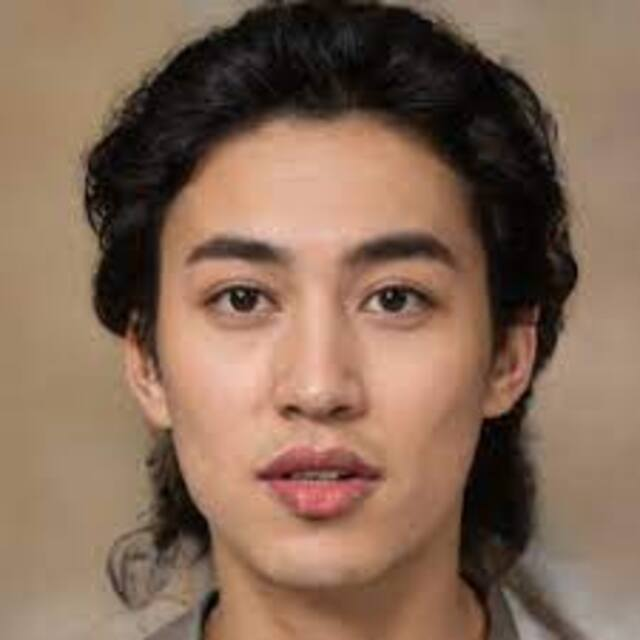
#> input picture Computer-Vision/week2/img/male.jpg, 640 x 640 px
$ python index21.py
#> lines starting #> are read from the running program, lines starting #| are printed output that depends on the picture
import cv2
import numpy as np,sys
A = cv2.imread('img/male.jpg')
#> A is the input picture: shape (640, 640, 3); mean B, G, R 86.7, 105.6, 133.5
B = cv2.imread('img/female.jpg')
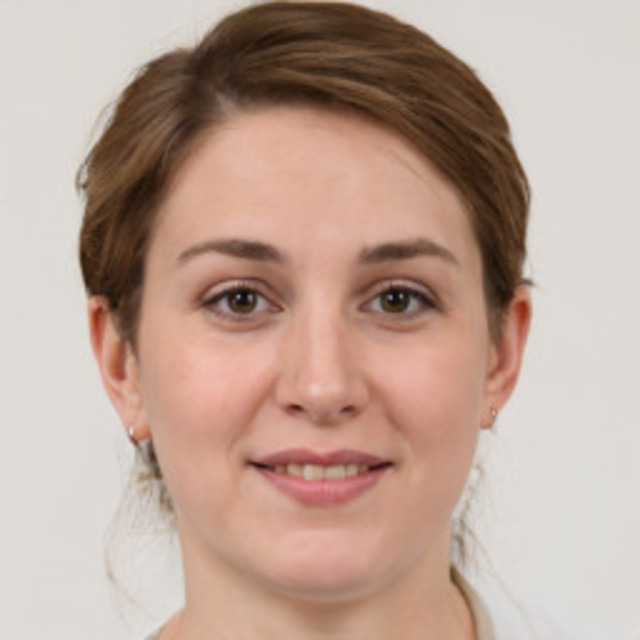
#> input picture Computer-Vision/week2/img/female.jpg, 640 x 640 px
#> B is the input picture: shape (640, 640, 3); mean B, G, R 151.9, 164.5, 189.4
# generate Gaussian pyramid for A
G = A.copy()
gpA = [G]
for i in range(6):
    G = cv2.pyrDown(G)
    gpA.append(G)
#> this loop made 6 passes
#> pass 3, `G = cv2.pyrDown(G)`:
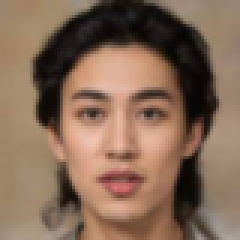
#> G: shape (80, 80, 3) (shown 3 times larger); mean B, G, R 86.6, 105.6, 133.4
#> after the loop, gpA = 7 items
# generate Gaussian pyramid for B
G = B.copy()
gpB = [G]
for i in range(6):
    G = cv2.pyrDown(G)
    gpB.append(G)
#> this loop made 6 passes
#> pass 3, `G = cv2.pyrDown(G)`:
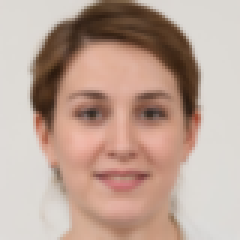
#> G: shape (80, 80, 3) (shown 3 times larger); mean B, G, R 152, 164.6, 189.4
#> after the loop, gpB = 7 items
# generate Laplacian Pyramid for A
lpA = [gpA[5]]
for i in range(5,0,-1):
    GE = cv2.pyrUp(gpA[i])
    L = cv2.subtract(gpA[i-1],GE)
    lpA.append(L)
#> after the loop, lpA = 6 items
# generate Laplacian Pyramid for B
lpB = [gpB[5]]
for i in range(5,0,-1):
    GE = cv2.pyrUp(gpB[i])
    L = cv2.subtract(gpB[i-1],GE)
    lpB.append(L)
#> this loop made 5 passes
#> pass 2, `L = cv2.subtract(gpB[i-1],GE)`:
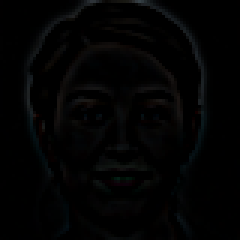
#> L: shape (80, 80, 3) (shown 3 times larger); mean of channels 0, 1, 2 2.9, 2.8, 2.6; drawn as B, G, R
#> after the loop, lpB = 6 items

# Now add left and right halves of images in each level
LS = []
for la,lb in zip(lpA,lpB):
    rows,cols,dpt = la.shape
    ls = np.hstack((la[:,0:round(cols/2)], lb[:,round(cols/2):]))
    LS.append(ls)
#> this loop made 6 passes
#> (rows, cols) on passes 1 to 6: (20, 20), (40, 40), (80, 80), (160, 160), (320, 320), (640, 640)
#> pass 1, `ls = np.hstack((la[:,0:round(cols/2)], lb[:,round(cols/2):]))`:
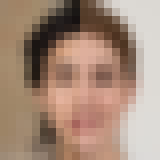
#> ls: shape (20, 20, 3) (shown 8 times larger); mean of channels 0, 1, 2 121, 138.3, 165; drawn as B, G, R
#> after the loop, LS = 6 items
# now reconstruct
ls_ = LS[0]
for i in range(1,6):
    ls_ = cv2.pyrUp(ls_)
    ls_ = cv2.add(ls_, LS[i])
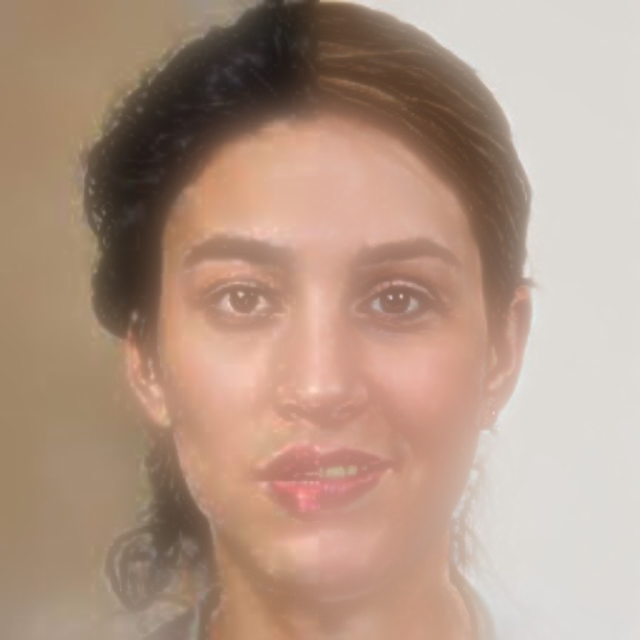
#> ls_: shape (640, 640, 3); mean of channels 0, 1, 2 134.3, 151.5, 178.4; drawn as B, G, R
# image with direct connecting each half
real = np.hstack((A[:,:round(cols/2)],B[:,round(cols/2):]))
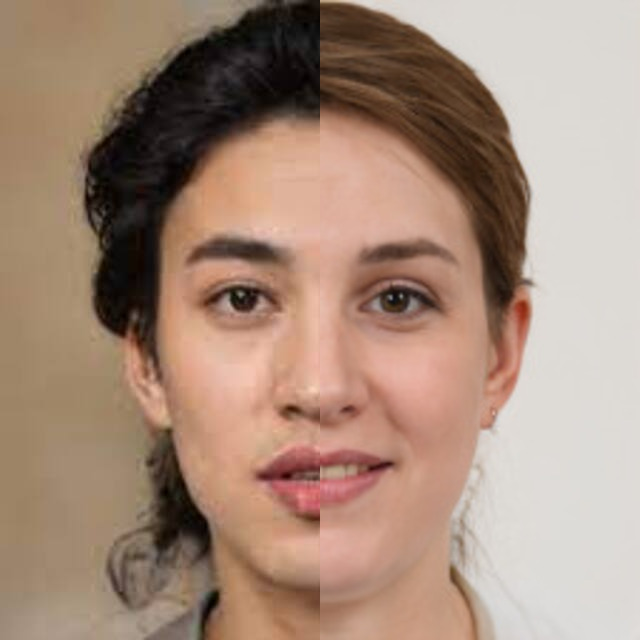
#> real: shape (640, 640, 3); mean B, G, R 123.3, 140.1, 166.5
cv2.imwrite('Pyramid_blending2.jpg',ls_)
cv2.imwrite('Direct_blending.jpg',real)
